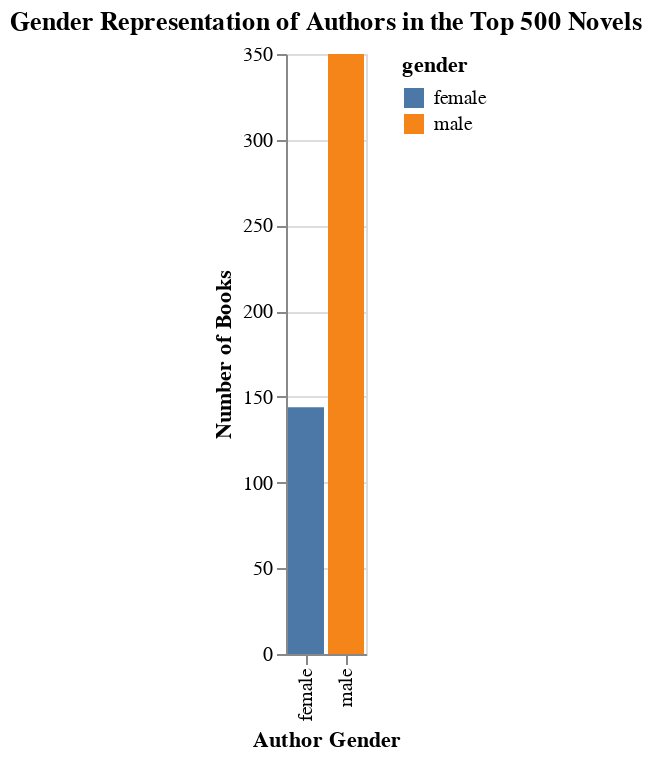

Here is the notebook cell this chart was saved with:
### Code cell
# What is the gender breakdown of authors in the Top 500 novels?

# Count gender distribution
gender_counts = df['author_gender'].value_counts().reset_index()
gender_counts.columns = ['gender', 'count']

# Create a bar chart
chart = alt.Chart(gender_counts).mark_bar().encode(
    x=alt.X('gender:N', title='Author Gender'),
    y=alt.Y('count:Q', title='Number of Books'),
    color='gender'
).properties(
    title='Gender Representation of Authors in the Top 500 Novels'
)

chart

### Figure 1 — Vega-Lite specification as saved in the notebook (floating-point values rounded to 4 significant figures)
{"config": {"view": {"continuousWidth": 300, "continuousHeight": 300}}, "data": {"name": "data-9e22628bd10024a26f2e7a66a0eef8bb"}, "mark": {"type": "bar"}, "encoding": {"color": {"field": "gender", "type": "nominal"}, "x": {"field": "gender", "title": "Author Gender", "type": "nominal"}, "y": {"field": "count", "title": "Number of Books", "type": "quantitative"}}, "title": "Gender Representation of Authors in the Top 500 Novels", "$schema": "https://vega.github.io/schema/vega-lite/v5.20.1.json", "datasets": {"data-9e22628bd10024a26f2e7a66a0eef8bb": [{"gender": "male", "count": 350}, {"gender": "female", "count": 144}]}}
